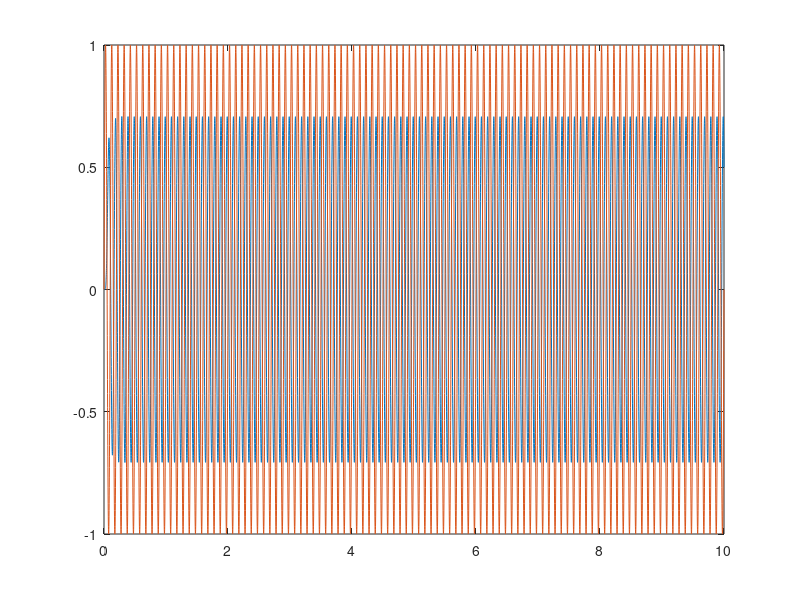

Recreate this plot in MATLAB.
clear all
clc

% código para testar filtro no Octave 
t_step = 0.001;
t=0:t_step:10;
%keyboard

% sinal de entrada
finput = 10;
in=sin(2*pi*t*finput);


% criand coeficientes do filtro passa baixa
Fs=1/t_step;
cutoff_freq=10;
Fnorm=2*cutoff_freq/Fs;
[b,a]=butter(5,Fnorm);

% utilizando filtro
y=filter(b,a,in);

plot(t,y, t,in);